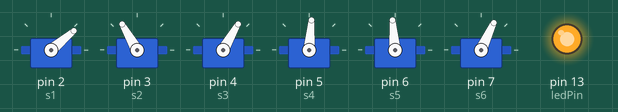
Bench run of a sketch on a simulated Arduino Uno, built with avr-gcc and run on an emulated ATmega328P. Shown: 6 × servo, output pins drawn as LEDs (lit = HIGH).

Above: at 20.75 s.
At 21.7 s:
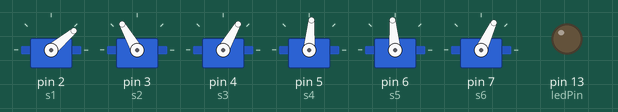
Timing chart, 0 to 23.7 s (numbered marks = the images above):
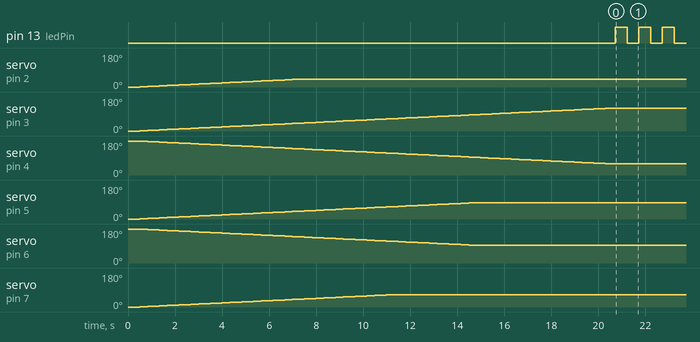

Measured:
- by itself, pin 13 (ledPin): alternates HIGH for 0.50 s and LOW for 0.50 s

The sketch:

arduino_referece_position.ino
```cpp
// Arduino 4 DOF robotic arm reference position setup
// Jason Atwood
// tir38.com
// 4/25/2012
// moves to reference position
// and blinks LED when finished

// ======== declare variables and include libraries ===============================
// libraries
#include <Servo.h>
#include <string.h>

// declare servo objects
Servo s1;
Servo s2;
Servo s3;
Servo s4;
Servo s5;
Servo s6;

int ledPin = 13;                 // LED connected to digital pin 13
int theta[] = {0,0,0,0};
int desired_speed = 6;
int step_size;          // time inbetween steps, milliseconds
int dir;                // motor direction +1 or -1
int hold = 0;


// ======== setup ===================================================
void setup()
{
  // initialize ports
  s1.attach(2);
  s2.attach(3);
  s3.attach(4);
  s4.attach(5);
  s5.attach(6);
  s6.attach(7);

  pinMode(ledPin, OUTPUT);      // sets the digital pin as output

  // move servos to "0" position
  s1.write(0);
  s2.write(0);
  s3.write(180);
  s4.write(0);
  s5.write(180);
  s6.write(0);
  delay(500);


// +++++++++++++++++++++++++++++++++++++++++++
// THIS IS THE ONLY SECTION TO CHANGE
// TO DETERMINE WHAT MOTOR ANGLES CORRESPOND TO THE REFERENCE POSITION

  // move servos to reference position
  int reference_position[] = {40, 120, 85, 65};

// +++++++++++++++++++++++++++++++++++++++++++++++

  move_servos(reference_position, theta, desired_speed);
  delay(100);
}

// ======== main ===================================================
void loop()
{
  digitalWrite(ledPin, HIGH);   // sets the LED on
  delay(500);                  // waits for a second
  digitalWrite(ledPin, LOW);    // sets the LED off
  delay(500);                  // waits for a second
}

// ======== move servos ===================================================
// takes in desired joint angles, current joint angles, and desired spee
// and moves to those angles at desired speed
// (remember that int arrays start with index = 0)
// uses "hold" to know if entire system is at deiserd position
// each motor that is where it is supposed to be adds 1 to hold
// if hold = 6 then all servos are at correct position and function returns up
// creates local variables of global variables:
// d = desired []
// t = theta []
// d_speed = desired_speed

// hold is local variable
// step size is local variable
// servo opjects are global variables


void move_servos(int d[], int t[], int d_speed)
{
  // compute step size
  step_size = 1000/d_speed; // milliseconds
  // start moving
  // while at least one angle is not at desired angle stay in this loop
  while (hold < 6 ) // iterate one step at a time
  {
    hold = 0; // reset hold

    // -------- 1st servo --------------------------------
    if (d[0] != t[0]) // if not at desired position
    {
      t[0] = t[0] + direction_set(d[0], t[0]); // update angle
      s1.write(t[0]); // move to new angle
    }
    else
    {
      hold++; // adds one to hold
    }

      // -------- 2nd and 3rd servos --------------------------------
    if (d[1] != t[1]) // if not at desired position
    {
      t[1] = t[1] + direction_set(d[1], t[1]); // update angle
      s2.write(t[1]); // move to new angle
      s3.write(flip_flop(t[1])); // move to new angle
    }
    else
    {
      hold = hold +2; // adds two to hold
    }

    // -------- 4th and 5th servos --------------------------------
    if (d[2] != t[2]) // if not at desired position
    {
      t[2] = t[2] + direction_set(d[2], t[2]); // update angle
      s4.write(t[2]); // move to new angle
      s5.write(flip_flop(t[2])); // move to new angle
    }
    else
    {
      hold = hold + 2; // adds one to hold
    }

   // -------- 6th servo --------------------------------
    if (d[3] != t[3]) // if not at desired position
    {
      t[3] = t[3] + direction_set(d[3], t[3]); // update angle
      s6.write(t[3]); // move to new angle
    }
    else
    {
      hold++; // adds one to hold
    }
    // --------------------------------------------------------

    delay(step_size);     // wait to iterate
    theta == t;           // update global variable

    //uncomment for debugging:
    //serial_write(theta);  // write current position to serial
  }
  Serial.println("Arduino says: Done moving.");
  hold = 0; // reset hold
}

// ======== direction determination ===================================================
// takes desired joint angle and current joint angle
// determines if motor needs to move "up" or "down" in direction
// and returns either +1 or -1

int direction_set(int desired_angle, int current_angle)
{
  dir = 0; // reset value

  if (desired_angle - current_angle > 0)
  {
    dir = 1;
  }
  else if (desired_angle - current_angle <0)
  {
    dir = -1;
  }
  else
  {
    dir = 0;
  }
  return dir;
}

// ======== flip flop ===================================================
// takes in current joint angle
// determines motor angle for flipped motors (3 and 5)
// corresponding to angles sent to parallel motors (2 and 4, respectively)
// returns new motor angle
int flip_flop(int input_angle)
{
  int output_angle = 180-input_angle;
  return output_angle;
}
```
